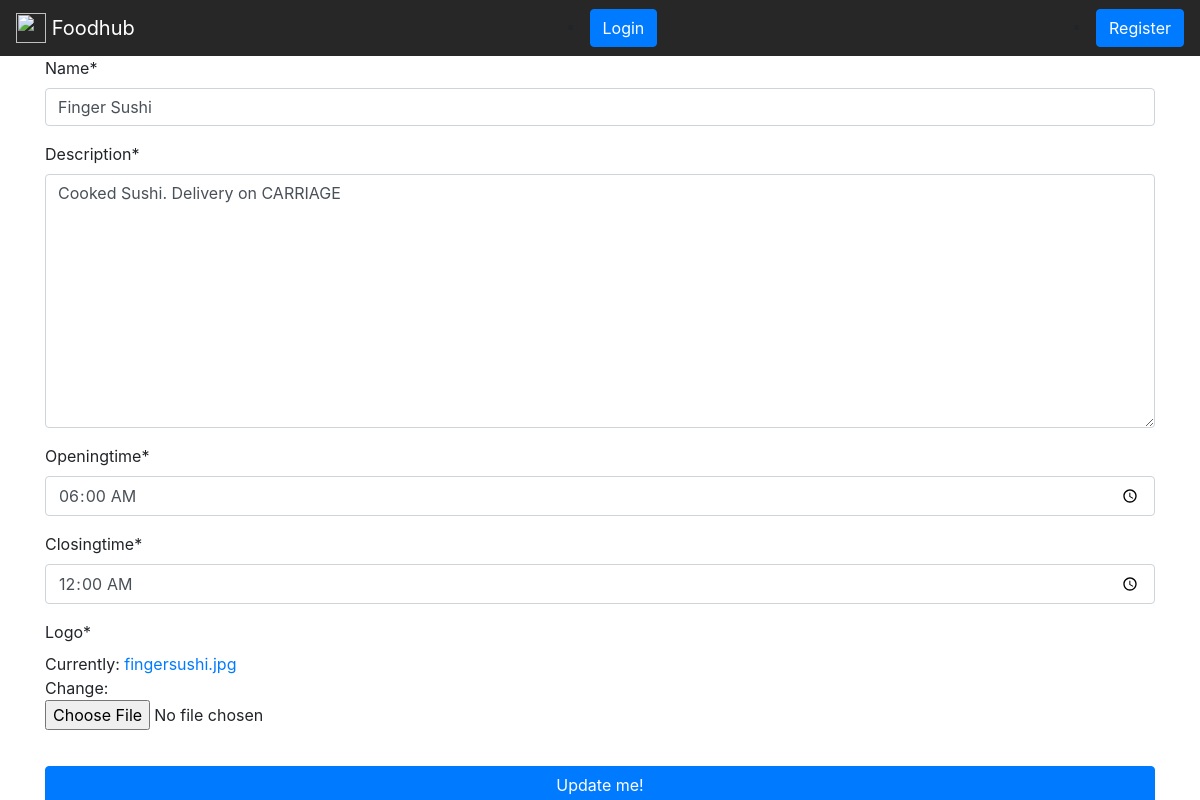
Screenshot of /update/7 with the database file from the repository.
### restaurants/models.py (models this page shows, shortened)
class Restaurant(models.Model):
    name = models.CharField(max_length=200)
    description = models.TextField()
    openingtime = models.TimeField()
    closingtime = models.TimeField()
    logo = models.ImageField(null=True)

### restaurants/views.py (the view)
# urls.py: path('update/<int:res_id>', views.update, name="update"),
def update(request, res_id):
    resobj = Restaurant.objects.get(id=res_id)
    my_form = RestaurantForm(instance=resobj)
    if request.method == 'POST':
        my_form = RestaurantForm(request.POST, request.FILES or None, instance=resobj)
        if my_form.is_valid():
            my_form.save()
            return redirect('detail',my_id=resobj.id)
    context={
        'my_form': my_form,
        'resobj' :resobj,
    }
    return render(request,'update_form.html',context)

### restaurants/forms.py
class RestaurantForm(forms.ModelForm):
	class Meta:
		model = Restaurant
		fields = ['name' , 'description', 'openingtime','closingtime','logo']
		widgets = {
			'openingtime': forms.TimeInput(attrs={'type':'time'}),
			'closingtime': forms.TimeInput(attrs={'type':'time'}),
		}

### restaurants/templates/update_form.html (shortened to what this page needs)
{% extends 'base.html'%}
{% load crispy_forms_tags %}
{% block bodycontent %}
	<form action="{% url 'update' res_id=resobj.id %}" method="POST" enctype="multipart/form-data">
		{{my_form|crispy}}
		<input type="submit" value="Update me!" class="btn btn-primary full-width-button">
	</form>
{% endblock %}

### restaurants/static/style.css (style rules this page uses)
body { background-image: url(http://gf-verified.com/wp-content/uploads/2016/06/Main-Background.jpg)!important; background-size:110% !important; }
.full-width-button { width:100%; margin-top:20px; }

### rows the page displays
Restaurant: name "Finger Sushi", description "Cooked Sushi. Delivery on CARRIAGE", openingtime "06:00:00", closingtime "00:00:00"
